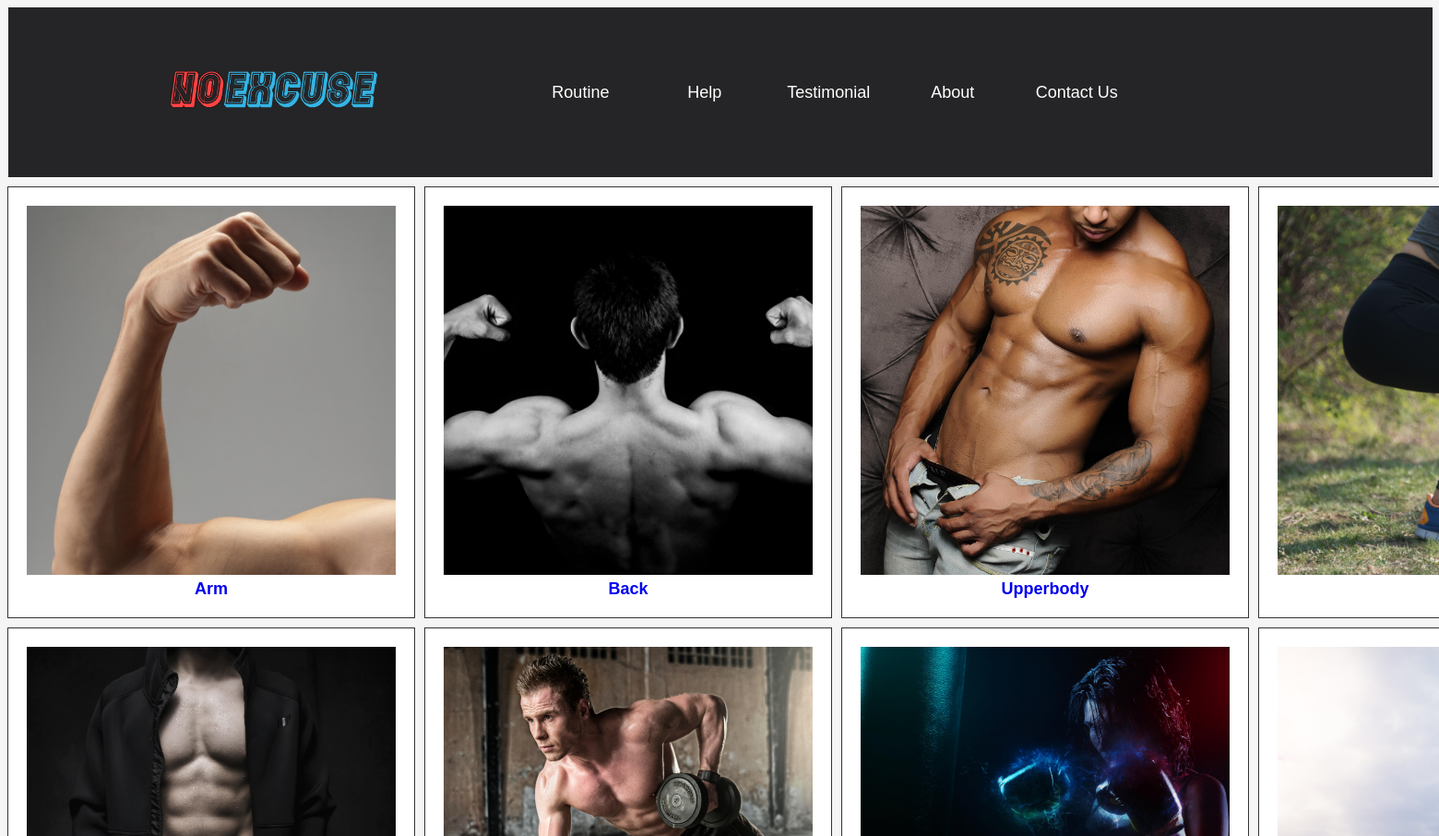
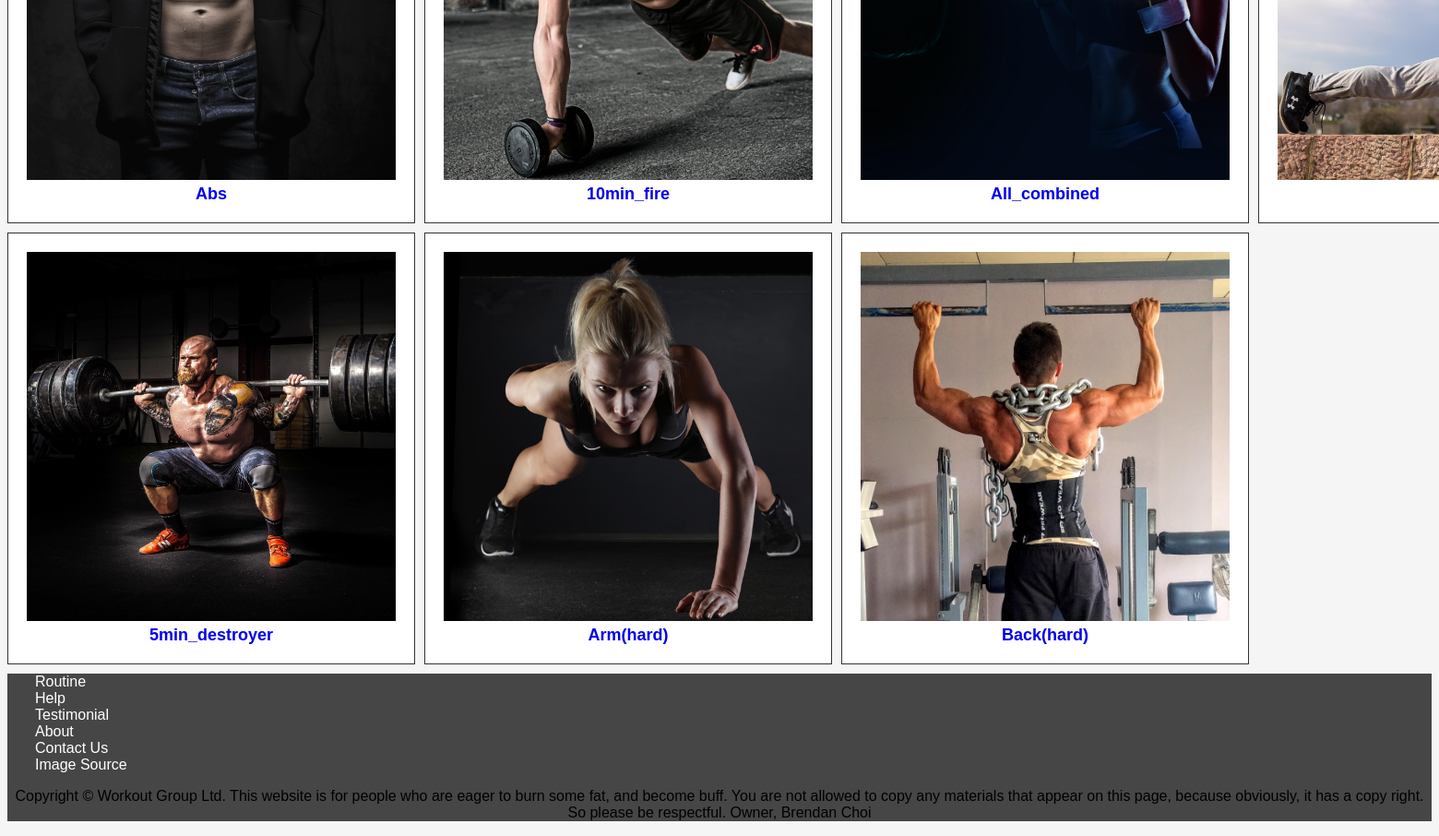
The app's page /routine/ with its own data (2 pictures, top to bottom).
### tables this page shows
CREATE TABLE Routine (id INTEGER PRIMARY KEY AUTOINCREMENT, name TEXT, decscription TEXT);

### app.py (the view)
@app.route('/routine/')
def all_routines():
    conn = sqlite3.connect('database.db')
    cur = conn.cursor()
    cur.execute('SELECT * FROM Routine;')
    routines = cur.fetchall()
    return render_template('routine.html', routines=routines)

### templates/routine.html
{% extends 'layout.html' %}
{% block content %}
    <div class="routine">
        <a class="arm" href="/exercisenow/{{(routines[0])[0]}}"><img src="/static/Pictures for routine page/arm-crop.jpg" height="400" width="400">{{ (routines[0])[1] }}</a>
        <a class="back" href="/exercisenow/{{(routines[1])[0]}}"><img src="/static/Pictures for routine page/back-crop.jpg" height="400" width="400">{{ (routines[1])[1] }}</a>
        <a class="upperbody" href="/exercisenow/{{(routines[2])[0]}}"><img src="/static/Pictures for routine page/upperbody-crop.jpg" height="400" width="400">{{ (routines[2])[1] }}</a>
        <a class="legs" href="/exercisenow/{{(routines[3])[0]}}"><img src="/static/Pictures for routine page/legs-crop.jpg" height="400" width="400">{{ (routines[3])[1] }}</a>
        <a class="abs" href="/exercisenow/{{(routines[4])[0]}}"><img src="/static/Pictures for routine page/abs-crop.jpg" height="400" width="400">{{ (routines[4])[1] }}</a>
        <a class="10min_fire" href="/exercisenow/{{(routines[5])[0]}}"><img src="/static/Pictures for routine page/10min_fire-crop.jpg" height="400" width="400">{{ (routines[5])[1] }}</a>
        <a class="all_combined" href="/exercisenow/{{(routines[6])[0]}}"><img src="/static/Pictures for routine page/all_combined-crop.jpg" height="400" width="400">{{ (routines[6])[1] }}</a>
        <a class="core" href="/exercisenow/{{(routines[7])[0]}}"><img src="/static/Pictures for routine page/core-crop.jpg" height="400" width="400">{{ (routines[7])[1] }}</a>
        <a class="5min_destroyer" href="/exercisenow/{{(routines[8])[0]}}"><img src="/static/Pictures for routine page/5min_destroyer-crop.jpg" height="400" width="400">{{ (routines[8])[1] }}</a>
        <a class="armhard" href="/exercisenow/{{(routines[9])[0]}}"><img src="/static/Pictures for routine page/arm(hard)-crop.jpg" height="400" width="400">{{ (routines[9])[1] }}</a>
        <a class="backhard" href="/exercisenow/{{(routines[10])[0]}}"><img src="/static/Pictures for routine page/back(hard)-crop.jpg" height="400" width="400">{{ (routines[10])[1] }}</a>
    </div>
{% endblock %}

### templates/layout.html (shortened to what this page needs)
<!DOCTYPE html>
<html lang="en">
<head>
    <link rel="stylesheet" href="/static/css/style.css"/>
</head>
<body>
    <nav>{% include 'nav.html' %}</nav>
    <main>{% block content %}{% endblock %}</main>
    <footer>{% include 'footer.html' %}</footer>
</body>
</html>

### templates/nav.html
<div class="navall">
<div class ="logo"><a href ="/"><img src ="/static/logo/1587433454993.png" height="120" width="240"></a></div>
<nav>
   <ul class="navbar">
      <li><a href="/routine">Routine</a></li>
      <li><a href="/help">Help</a></li>
      <li><a href="#Testimonial">Testimonial</a></li>
      <li><a href="#About">About</a></li>
      <li><a href="#ContactUs">Contact Us</a></li>
   </ul>
</nav>
</div>

### templates/footer.html
<footer><a href="/routine">Routine</a></footer>
<footer><a href="/help">Help</a></footer>
<footer><a href="#Testimonial">Testimonial</a></footer>
<footer><a href="#About">About</a></footer>
<footer><a href="#ContactUs">Contact Us</a></footer>
<footer><a href="/images_copyrights">Image Source</a></footer>
<footer><p>Copyright &copy; Workout Group Ltd. This website is for people who are eager to burn some fat, and become buff. You are not allowed to copy any materials that appear on this page, because obviously, it has a copy right. So please be respectful. Owner, Brendan Choi</p></footer>

### static/css/style.css (style rules this page uses)
html { box-sizing: border-box; margin: 0; padding: 0; background-color:whitesmoke; font-family: Verdana, Tahoma, sans-serif; }
.navall { display: flex; align-items: center; padding: 30px 10%; }
nav { list-style-type: none; margin: 1px; padding: 0; overflow: auto; background-color: rgb(37, 37, 39); width: 100%; }
.logo { margin-left: 10px; cursor: pointer; }
nav ul { padding: 0; margin:0 0 0 150px; list-style: none; }
.navbar li { display: inline-block; }
.navbar li a { width: 100px; display:block; color:white; text-align: center; padding: 20px 15px; text-decoration: none; font-size: large; }
footer { background-color: rgb(71, 70, 70); align-items: center; }
footer a { color: white; text-align: center; margin-top: 10px; margin-left:30px; text-decoration: none; }
footer p { text-align: center; }
.routine a { text-align: center; padding: 20px; border: 0.5px solid rgba(0, 0, 0, 0.8); text-decoration: none; font-size: large; font-weight: bold; background-color: white; }
.routine { display: grid; grid-template-columns: auto auto auto auto; width: 100%; grid-column-gap: 10px; grid-row-gap:10px; margin: 10px 0 10px 0; }
.routine a img { margin: auto; padding: auto; }

### records on screen
Routine: name "Arm"
Routine: name "Back"
Routine: name "Upperbody"
Routine: name "Abs"
Routine: name "10min_fire"
Routine: name "All_combined"
Routine: name "5min_destroyer"
Routine: name "Arm(hard)"
Routine: name "Back(hard)"
